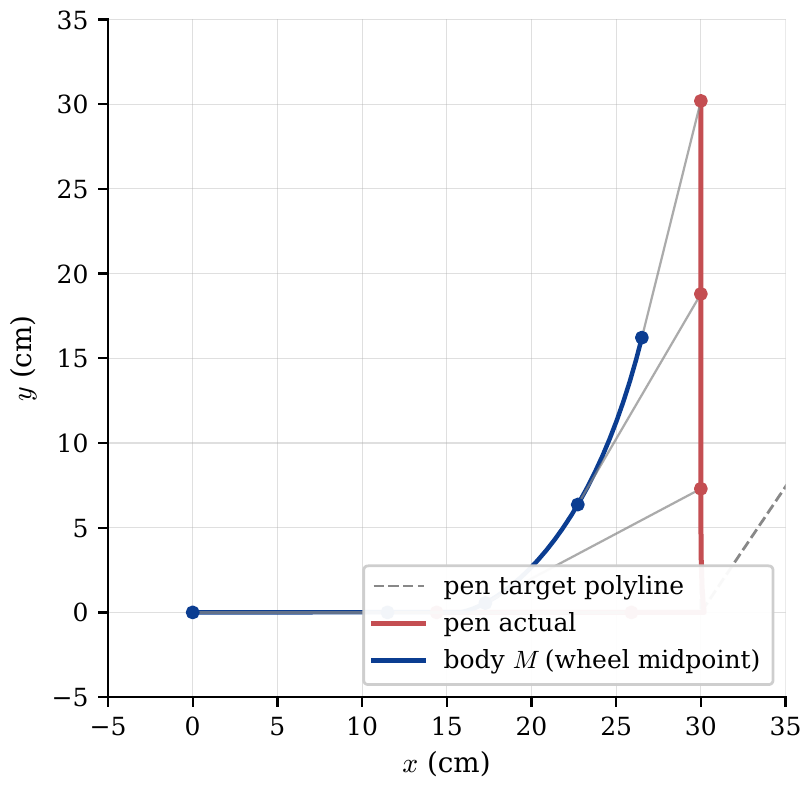

Reproduce this figure in Python.
"""Figure 4 — Pen tracks a sharp corner; the body weaves underneath.
Simulates a single 90° corner with the trace primitive (feedback linearisation)
and overlays the pen path (sharp) and the body (M) path (smooth swing).
"""
import sys
from math import cos, sin
import numpy as np
import rtlib_diagrams as rd
import matplotlib.pyplot as plt

sys.path.insert(0, '/Users/victor/Documents/_Projects/DrawingRobot')

from drawingrobot.kinematics import Pose, step
from drawingrobot.robot import RobotGeometry
from drawingrobot.script import parse_script


def main():
    rd.setup_style()
    fig, ax = rd.figure(width=6.0, height=4.4)

    geometry = RobotGeometry(width=20.4, length=23.2, wheel_offset=8.8)
    pen_body = (14.4, 0.0)  # off-axis pen, on the chassis front-mid

    # Just the corner: come in along +x, turn 90 deg to +y.
    # parse_script plans assuming pose starts at (0,0,0), so pen starts at
    # (px, py) in world coords; we run the same simulation here.
    cmds = parse_script("trace 30 0 30 30", geometry, pen_body=pen_body)

    pose = Pose(0.0, 0.0, 0.0)
    body_xs, body_ys, pen_xs, pen_ys = [pose.x], [pose.y], [], []
    px, py = pen_body
    pen0 = (pose.x + px * cos(pose.theta) - py * sin(pose.theta),
            pose.y + px * sin(pose.theta) + py * cos(pose.theta))
    pen_xs.append(pen0[0]); pen_ys.append(pen0[1])

    for cmd in cmds:
        pose = step(pose, cmd.v_left, cmd.v_right, geometry.width, cmd.duration)
        body_xs.append(pose.x); body_ys.append(pose.y)
        c, s = cos(pose.theta), sin(pose.theta)
        pen_xs.append(pose.x + px * c - py * s)
        pen_ys.append(pose.y + px * s + py * c)

    # Plot pen path (sharp polyline target). The planner prepends the current
    # pen position to the user-given vertices, so the actual targeted polyline
    # is [pen_start, (30,0), (30,30)].
    pen_start = (pose.x + px, pose.y + py)  # theta=0 at start
    ax.plot([pen_start[0], 30, 30],
            [pen_start[1], 0, 30],
            color=rd.COLOR_GUIDE, lw=1.0, ls='--', label='pen target polyline')
    ax.plot(pen_xs, pen_ys,
            color=rd.COLOR_SECONDARY, lw=1.8, label='pen actual')
    ax.plot(body_xs, body_ys,
            color=rd.COLOR_PRIMARY, lw=1.6, label='body $M$ (wheel midpoint)')

    # Mark a few snapshots showing pen offset from body
    snapshot_idxs = [0, len(body_xs) // 4, len(body_xs) // 2,
                     3 * len(body_xs) // 4, len(body_xs) - 1]
    for idx in snapshot_idxs:
        ax.plot([body_xs[idx], pen_xs[idx]],
                [body_ys[idx], pen_ys[idx]],
                color=rd.COLOR_GUIDE, lw=0.8, alpha=0.7)
        ax.plot(body_xs[idx], body_ys[idx], 'o', color=rd.COLOR_PRIMARY, ms=4)
        ax.plot(pen_xs[idx], pen_ys[idx], 'o', color=rd.COLOR_SECONDARY, ms=4)

    ax.set_xlabel(r'$x$ (cm)')
    ax.set_ylabel(r'$y$ (cm)')
    ax.set_aspect('equal')
    ax.legend(loc='lower right', framealpha=0.95, fontsize=9)
    ax.grid(True, lw=0.4, alpha=0.4)
    ax.set_xlim(-5, 35)
    ax.set_ylim(-5, 35)

    rd.save(fig, '04-corner-tracking.pdf')


if __name__ == '__main__':
    main()
